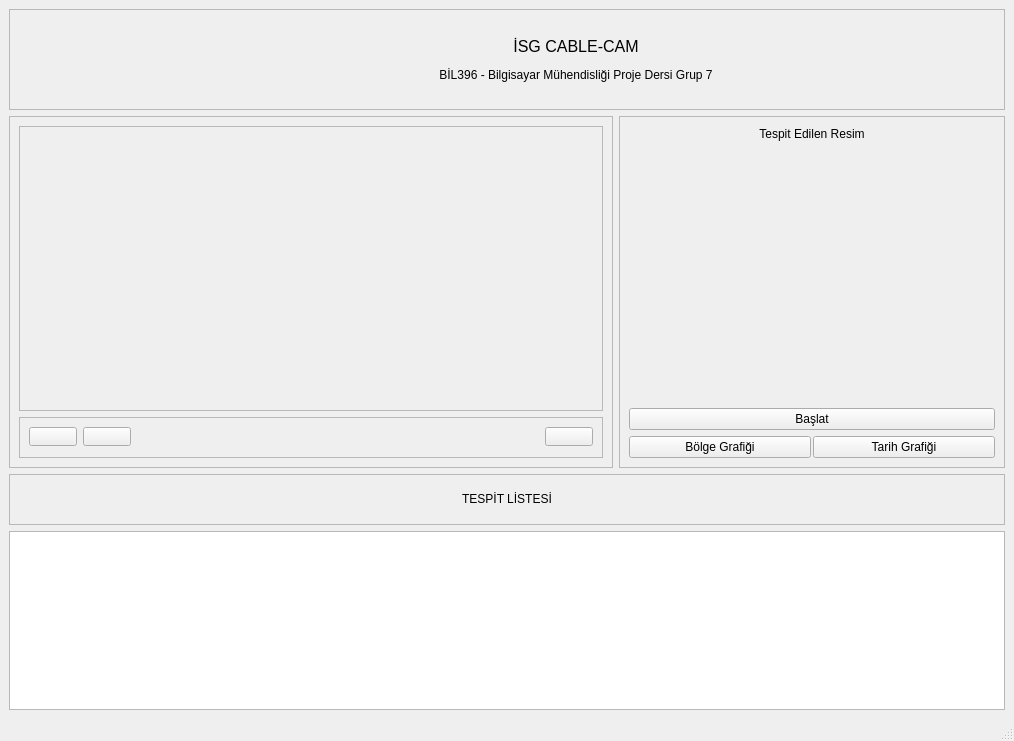
<?xml version="1.0" encoding="UTF-8"?>
<ui version="4.0">
 <class>SecondWindow</class>
 <widget class="QMainWindow" name="SecondWindow">
  <property name="geometry">
   <rect>
    <x>0</x>
    <y>0</y>
    <width>1014</width>
    <height>741</height>
   </rect>
  </property>
  <property name="minimumSize">
   <size>
    <width>813</width>
    <height>0</height>
   </size>
  </property>
  <property name="windowTitle">
   <string>İSG CABLE-CAM</string>
  </property>
  <widget class="QWidget" name="centralwidget">
   <layout class="QGridLayout" name="gridLayout_7">
    <item row="0" column="0">
     <layout class="QVBoxLayout" name="verticalLayout_4">
      <item>
       <widget class="QFrame" name="mainLabel">
        <property name="frameShape">
         <enum>QFrame::StyledPanel</enum>
        </property>
        <property name="frameShadow">
         <enum>QFrame::Raised</enum>
        </property>
        <layout class="QGridLayout" name="gridLayout_3">
         <item row="0" column="0">
          <layout class="QHBoxLayout" name="horizontalLayout_4">
           <item>
            <spacer name="horizontalSpacer_8">
             <property name="orientation">
              <enum>Qt::Horizontal</enum>
             </property>
             <property name="sizeHint" stdset="0">
              <size>
               <width>40</width>
               <height>20</height>
              </size>
             </property>
            </spacer>
           </item>
           <item>
            <widget class="QLabel" name="gtu">
             <property name="minimumSize">
              <size>
               <width>131</width>
               <height>81</height>
              </size>
             </property>
             <property name="text">
              <string/>
             </property>
            </widget>
           </item>
           <item>
            <widget class="QLabel" name="label">
             <property name="minimumSize">
              <size>
               <width>500</width>
               <height>0</height>
              </size>
             </property>
             <property name="maximumSize">
              <size>
               <width>741</width>
               <height>16777215</height>
              </size>
             </property>
             <property name="text">
              <string>&lt;html&gt;&lt;head/&gt;&lt;body&gt;&lt;p align=&quot;center&quot;&gt;&lt;span style=&quot; font-size:12pt;&quot;&gt;İSG CABLE-CAM&lt;/span&gt;&lt;/p&gt;&lt;p align=&quot;center&quot;&gt;BİL396 - Bilgisayar Mühendisliği Proje Dersi Grup 7&lt;/p&gt;&lt;/body&gt;&lt;/html&gt;</string>
             </property>
            </widget>
           </item>
           <item>
            <spacer name="horizontalSpacer_7">
             <property name="orientation">
              <enum>Qt::Horizontal</enum>
             </property>
             <property name="sizeHint" stdset="0">
              <size>
               <width>40</width>
               <height>20</height>
              </size>
             </property>
            </spacer>
           </item>
          </layout>
         </item>
        </layout>
       </widget>
      </item>
      <item>
       <layout class="QHBoxLayout" name="horizontalLayout_7">
        <item>
         <widget class="QFrame" name="videoPart">
          <property name="minimumSize">
           <size>
            <width>600</width>
            <height>311</height>
           </size>
          </property>
          <property name="maximumSize">
           <size>
            <width>16777215</width>
            <height>16777215</height>
           </size>
          </property>
          <property name="frameShape">
           <enum>QFrame::StyledPanel</enum>
          </property>
          <property name="frameShadow">
           <enum>QFrame::Raised</enum>
          </property>
          <layout class="QGridLayout" name="gridLayout_5">
           <item row="0" column="0">
            <layout class="QVBoxLayout" name="verticalLayout_3">
             <item>
              <widget class="QFrame" name="videoFrame">
               <property name="minimumSize">
                <size>
                 <width>491</width>
                 <height>261</height>
                </size>
               </property>
               <property name="frameShape">
                <enum>QFrame::StyledPanel</enum>
               </property>
               <property name="frameShadow">
                <enum>QFrame::Raised</enum>
               </property>
               <layout class="QGridLayout" name="gridLayout_6">
                <item row="0" column="1">
                 <widget class="QLabel" name="video">
                  <property name="minimumSize">
                   <size>
                    <width>491</width>
                    <height>261</height>
                   </size>
                  </property>
                  <property name="text">
                   <string/>
                  </property>
                 </widget>
                </item>
               </layout>
              </widget>
             </item>
             <item>
              <widget class="QFrame" name="frame_6">
               <property name="minimumSize">
                <size>
                 <width>0</width>
                 <height>41</height>
                </size>
               </property>
               <property name="maximumSize">
                <size>
                 <width>16777215</width>
                 <height>41</height>
                </size>
               </property>
               <property name="frameShape">
                <enum>QFrame::StyledPanel</enum>
               </property>
               <property name="frameShadow">
                <enum>QFrame::Raised</enum>
               </property>
               <layout class="QGridLayout" name="gridLayout_4">
                <item row="0" column="0">
                 <layout class="QHBoxLayout" name="horizontalLayout_3">
                  <item>
                   <widget class="QPushButton" name="play">
                    <property name="minimumSize">
                     <size>
                      <width>48</width>
                      <height>19</height>
                     </size>
                    </property>
                    <property name="maximumSize">
                     <size>
                      <width>48</width>
                      <height>19</height>
                     </size>
                    </property>
                    <property name="text">
                     <string/>
                    </property>
                   </widget>
                  </item>
                  <item>
                   <widget class="QPushButton" name="stop">
                    <property name="minimumSize">
                     <size>
                      <width>48</width>
                      <height>19</height>
                     </size>
                    </property>
                    <property name="maximumSize">
                     <size>
                      <width>48</width>
                      <height>19</height>
                     </size>
                    </property>
                    <property name="text">
                     <string/>
                    </property>
                   </widget>
                  </item>
                  <item>
                   <spacer name="horizontalSpacer_4">
                    <property name="orientation">
                     <enum>Qt::Horizontal</enum>
                    </property>
                    <property name="sizeHint" stdset="0">
                     <size>
                      <width>40</width>
                      <height>20</height>
                     </size>
                    </property>
                   </spacer>
                  </item>
                  <item>
                   <widget class="QPushButton" name="fullScreen">
                    <property name="minimumSize">
                     <size>
                      <width>48</width>
                      <height>19</height>
                     </size>
                    </property>
                    <property name="maximumSize">
                     <size>
                      <width>48</width>
                      <height>19</height>
                     </size>
                    </property>
                    <property name="text">
                     <string/>
                    </property>
                   </widget>
                  </item>
                 </layout>
                </item>
               </layout>
              </widget>
             </item>
            </layout>
           </item>
          </layout>
         </widget>
        </item>
        <item>
         <widget class="QFrame" name="managePart">
          <property name="minimumSize">
           <size>
            <width>386</width>
            <height>352</height>
           </size>
          </property>
          <property name="maximumSize">
           <size>
            <width>500</width>
            <height>16777215</height>
           </size>
          </property>
          <property name="frameShape">
           <enum>QFrame::StyledPanel</enum>
          </property>
          <property name="frameShadow">
           <enum>QFrame::Raised</enum>
          </property>
          <layout class="QGridLayout" name="gridLayout_2">
           <item row="0" column="0">
            <layout class="QVBoxLayout" name="verticalLayout_2">
             <item>
              <layout class="QVBoxLayout" name="verticalLayout">
               <item>
                <widget class="QLabel" name="label_3">
                 <property name="maximumSize">
                  <size>
                   <width>16777215</width>
                   <height>17</height>
                  </size>
                 </property>
                 <property name="text">
                  <string>&lt;html&gt;&lt;head/&gt;&lt;body&gt;&lt;p align=&quot;center&quot;&gt;Tespit Edilen Resim&lt;/p&gt;&lt;/body&gt;&lt;/html&gt;</string>
                 </property>
                </widget>
               </item>
               <item>
                <widget class="QLabel" name="detectedImage">
                 <property name="text">
                  <string/>
                 </property>
                </widget>
               </item>
              </layout>
             </item>
             <item>
              <widget class="QPushButton" name="baslat">
               <property name="text">
                <string>Başlat</string>
               </property>
              </widget>
             </item>
             <item>
              <layout class="QHBoxLayout" name="horizontalLayout_5">
               <item>
                <layout class="QHBoxLayout" name="horizontalLayout_6">
                 <property name="spacing">
                  <number>2</number>
                 </property>
                 <property name="sizeConstraint">
                  <enum>QLayout::SetMinimumSize</enum>
                 </property>
                 <item>
                  <widget class="QPushButton" name="bolgeGrafigi">
                   <property name="text">
                    <string>Bölge Grafiği</string>
                   </property>
                  </widget>
                 </item>
                 <item>
                  <widget class="QPushButton" name="openDateGraph">
                   <property name="text">
                    <string>Tarih Grafiği</string>
                   </property>
                  </widget>
                 </item>
                </layout>
               </item>
              </layout>
             </item>
            </layout>
           </item>
          </layout>
         </widget>
        </item>
       </layout>
      </item>
      <item>
       <layout class="QVBoxLayout" name="_2">
        <item>
         <widget class="QFrame" name="frame_4">
          <property name="frameShape">
           <enum>QFrame::StyledPanel</enum>
          </property>
          <property name="frameShadow">
           <enum>QFrame::Raised</enum>
          </property>
          <layout class="QGridLayout" name="gridLayout">
           <item row="0" column="0">
            <layout class="QHBoxLayout" name="horizontalLayout">
             <item>
              <spacer name="horizontalSpacer">
               <property name="orientation">
                <enum>Qt::Horizontal</enum>
               </property>
               <property name="sizeHint" stdset="0">
                <size>
                 <width>40</width>
                 <height>20</height>
                </size>
               </property>
              </spacer>
             </item>
             <item>
              <widget class="QLabel" name="dikkat1">
               <property name="minimumSize">
                <size>
                 <width>0</width>
                 <height>31</height>
                </size>
               </property>
               <property name="text">
                <string/>
               </property>
              </widget>
             </item>
             <item>
              <widget class="QLabel" name="label_2">
               <property name="minimumSize">
                <size>
                 <width>0</width>
                 <height>31</height>
                </size>
               </property>
               <property name="text">
                <string>&lt;html&gt;&lt;head/&gt;&lt;body&gt;&lt;p align=&quot;center&quot;&gt;TESPİT LİSTESİ&lt;/p&gt;&lt;/body&gt;&lt;/html&gt;</string>
               </property>
              </widget>
             </item>
             <item>
              <widget class="QLabel" name="dikkat2">
               <property name="minimumSize">
                <size>
                 <width>0</width>
                 <height>31</height>
                </size>
               </property>
               <property name="text">
                <string/>
               </property>
              </widget>
             </item>
             <item>
              <spacer name="horizontalSpacer_3">
               <property name="orientation">
                <enum>Qt::Horizontal</enum>
               </property>
               <property name="sizeHint" stdset="0">
                <size>
                 <width>40</width>
                 <height>20</height>
                </size>
               </property>
              </spacer>
             </item>
            </layout>
           </item>
          </layout>
         </widget>
        </item>
        <item>
         <widget class="QTableWidget" name="tableWidget">
          <property name="minimumSize">
           <size>
            <width>791</width>
            <height>0</height>
           </size>
          </property>
         </widget>
        </item>
       </layout>
      </item>
     </layout>
    </item>
   </layout>
  </widget>
  <widget class="QMenuBar" name="menubar">
   <property name="geometry">
    <rect>
     <x>0</x>
     <y>0</y>
     <width>1014</width>
     <height>22</height>
    </rect>
   </property>
  </widget>
  <widget class="QStatusBar" name="statusbar"/>
 </widget>
 <resources/>
 <connections/>
</ui>
